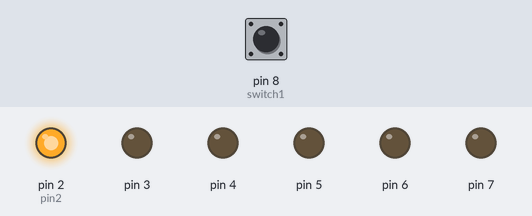
The sketch below on a simulated Arduino Uno, built with avr-gcc and run on an emulated ATmega328P. On the bench: output pins drawn as LEDs (lit = HIGH). The inputs (shaded band) are chosen by the test bench; at power-on: pin 8 (switch1) HIGH.

Above: at 0.3 s.
At 1.7 s:
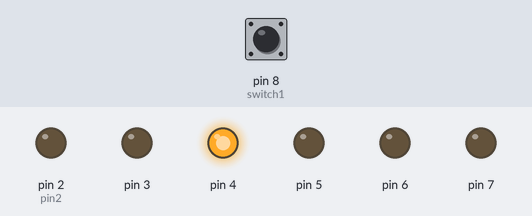
At 2.5 s:
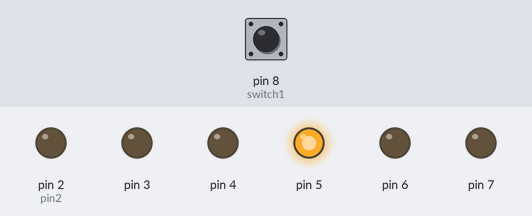
At 3.2 s:
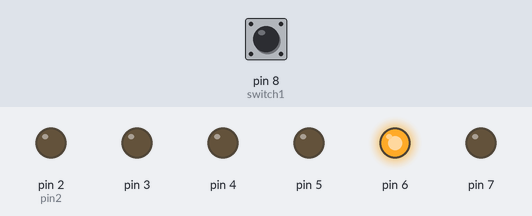
At 4.6 s:
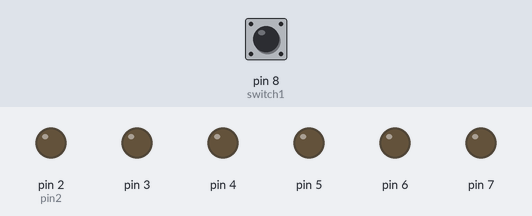
At 6.0 s:
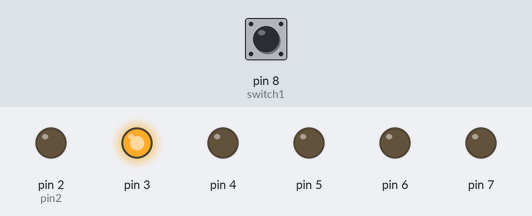
Timing chart, 0 to 6.5 s (numbered marks = the images above):
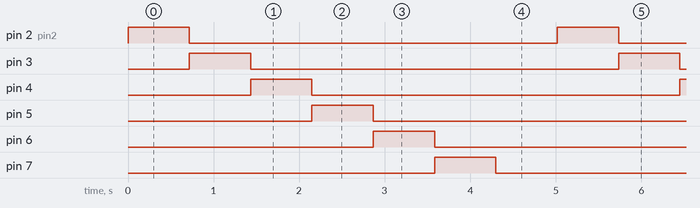

The sketch:

L4.ino
```cpp
#define pin2 2 //define name of pins used
#define switch1 8
#define _______ __
#define _______ __
#define _______ __
#define _______ __
#define _______ __
//define the delays for each LED
int LED_blink = 700;
//define variable for switch press
int switch_read; //defining a variable which will read the state of the switch
int LED_sequence=1; //defining which way the LEDs will light up (left to right or right to left)
int delay_timer (int miliseconds)
{
 int count = 0;
 while(1)
 {
 if(TCNT0 >= 16) // Checking if 1 milisecond has passed
 {
 TCNT0=0;
 count++;
 if (count == miliseconds) //checking if required miliseconds delay has passed
 {
 count=0;
 break; // exits the loop
 }
 }
 }
 return 0;
}
void setup() {
 //define pins connected to LEDs as outputs and the switch as input
 pinMode(2,OUTPUT);
 pinMode(3,OUTPUT);
 pinMode(4,OUTPUT);
 pinMode(5,OUTPUT);
 pinMode(6,OUTPUT);
 pinMode(7,OUTPUT);
 //set up timer
 TCCR0A = 0b00000000;
 TCCR0B = 0b00000101; //setting prescaler for timer clock
 TCNT0=0;
}
void loop() {
 switch_read=digitalRead(switch1);
 if (switch_read==LOW){
 LED_sequence=!LED_sequence;
 }
 if (LED_sequence==1){
 //to make green1 LED blink
 digitalWrite(2, HIGH);
 delay_timer(LED_blink);
 digitalWrite(2, LOW);

 //to turn red1 LED blink
 digitalWrite(3, HIGH);
 delay_timer(LED_blink);
 digitalWrite(3, LOW);

 //green2 blink and so on
 digitalWrite(4, HIGH);
 delay_timer(LED_blink);
 digitalWrite(4, LOW);

 digitalWrite(5,HIGH);
 delay_timer(LED_blink);
 digitalWrite(5, LOW);

 digitalWrite(6, HIGH);
 delay_timer(LED_blink);
 digitalWrite(6, LOW);
 //green2 blink and so on
 digitalWrite(7, HIGH);
 delay_timer(LED_blink);
 digitalWrite(7, LOW);
// digitalWrite(_______, HIGH);
// digitalWrite(_______, HIGH);
// digitalWrite(_______, HIGH);
// digitalWrite(_______, HIGH);
// digitalWrite(_______, HIGH);
// digitalWrite(_______, HIGH);
// delay_timer(LED_blink);
// delay_timer(LED_blink);
// digitalWrite(_______, LOW);
// digitalWrite(_______, LOW);
// digitalWrite(_______, LOW);
// digitalWrite(_______, LOW);
// digitalWrite(_______, LOW);
// digitalWrite(_______, LOW);
//
 delay_timer(LED_blink);

 }
 else {

 digitalWrite(7, HIGH);
 delay_timer(LED_blink);
 digitalWrite(7, LOW);
 digitalWrite(6, HIGH);
 delay_timer(LED_blink);
 digitalWrite(6, LOW);
 digitalWrite(5, HIGH);
 delay_timer(LED_blink);
 digitalWrite(5, LOW);
 digitalWrite(4, HIGH);
 delay_timer(LED_blink);
 digitalWrite(4, LOW);
 digitalWrite(3, HIGH);
 delay_timer(LED_blink);
 digitalWrite(3, LOW);
 digitalWrite(2, HIGH);
 delay_timer(LED_blink);
 digitalWrite(2, LOW);
 delay_timer(LED_blink);

 }
}
```

Measured:
- by itself, pin 2 (pin2), pin 3–7: alternates HIGH for 0.72 s and LOW for 4.3 s
- by itself, everything shown: repeats every 5.0 s, in 7 steps
